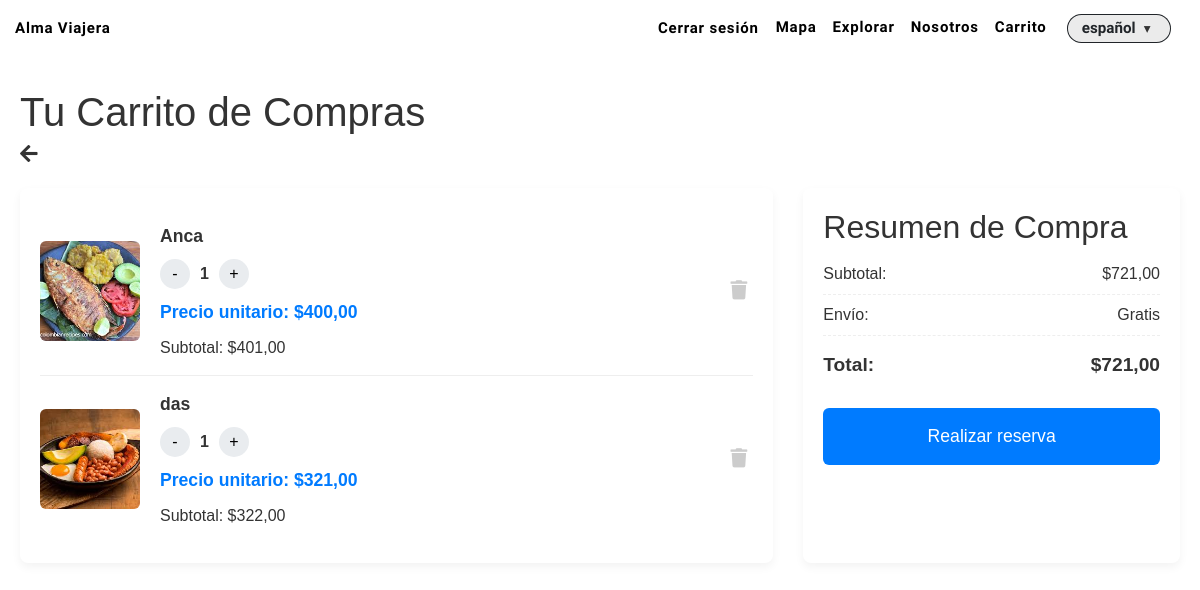
Page /es/carrito/ (signed in) on the committed database.
### apps/cart/models.py (models this page shows, shortened)
class CarritoItem(models.Model):
    carrito = models.ForeignKey(  # Cambiado de 'carrito_id' a 'carrito'
        Carrito,
        related_name="items",
        on_delete=models.CASCADE
    )
    item = models.ForeignKey(Item, on_delete=models.CASCADE)  # Cambiado de 'item_id' a 'item'
    cantidad = models.PositiveIntegerField(default=1)

class Carrito(models.Model):
    usuario = models.ForeignKey(Usuario, on_delete=models.CASCADE)
    total = models.DecimalField(max_digits=10, decimal_places=2, default=0)

### apps/catalog/models.py (models this page shows, shortened)
class Item(models.Model):
    id = models.AutoField(primary_key=True)
    nombre = models.CharField(max_length=255)
    descripcion = models.TextField()
    precio = models.DecimalField(max_digits=10, decimal_places=2)
    categoria = models.ForeignKey(Categoria, on_delete=models.CASCADE, related_name="items")
    ubicacion = models.CharField(max_length=255, blank=True, null=True)
    imagen = models.ImageField(upload_to="items/", blank=True, null=True)
    tiempo = models.DecimalField(max_digits=4, decimal_places=1, null=True)
    disponibilidad = models.BooleanField(default=True)  # tours/actividades
    stock = models.PositiveIntegerField(blank=True, null=True)  # souvenirs
    vendedor = models.ForeignKey(
        settings.AUTH_USER_MODEL,          # modelo de usuario
        on_delete=models.CASCADE,
        related_name="items_publicados",
    )

### apps/cart/views.py (the view, shortened to what this page needs)
# urls.py: path('', views.carrito_view, name='detalle'),
def carrito_view(request):
    carrito, created = Carrito.objects.get_or_create(usuario=request.user)
    request.session['qr_payload'] = _build_cart_qr_payload(carrito)
    return render(request, 'cart.html', {'carrito': carrito, 'login_required': False})

### apps/cart/views.py (called while the page is built)
def _build_cart_qr_payload(carrito):
    items = carrito.items.select_related('item').all()
    if not items:
        return "cart-empty"
    data = {
        "user": carrito.usuario_id,
        "generated_at": now().isoformat(),
        "total": str(carrito.total),
        "items": [
            {
                "id": cart_item.item_id,
                "name": cart_item.item.nombre,
                "qty": cart_item.cantidad,
            }
            for cart_item in items
        ],
    }
    raw = json.dumps(data, separators=(',', ':'), ensure_ascii=True)
    return base64.urlsafe_b64encode(raw.encode()).decode()

### apps/cart/templates/cart.html (shortened to what this page needs)
{% extends "base.html" %}
{% load static %}
{% load i18n %}
{% block body_class %}cart{% endblock %}
{% block content %}
<link rel="stylesheet" href="{% static 'css/cart.css' %}">
<link rel="stylesheet" href="https://cdnjs.cloudflare.com/ajax/libs/font-awesome/5.15.4/css/all.min.css">
<main class="container">
    {% if login_required %}
    <div class="login-required">
        <h1>{% trans "Debes iniciar sesión" %}</h1>
        <p>
            {% blocktrans %}Para continuar, por favor{% endblocktrans %}
            <a class="nav-link login-button"
                href="{% url 'users:login' %}"
                hx-get="{% url 'users:login' %}?partial=1"
                hx-target="#authModal .modal-content"
                hx-swap="outerHTML"
                data-bs-toggle="modal"
                data-bs-target="#authModal">
                {% trans "Iniciar sesión" %}
            </a>.
        </p>
    </div>
    {% else %}
    <h1>{% trans "Tu Carrito de Compras" %}</h1>
    {% if carrito and carrito.items.all %}
    <div class="cart-back">
        <a href="{% url 'catalog:explorar' place='Colombia' categoria='lugar' %}" class="back-button">
            <i class="fas fa-arrow-left"></i>
        </a>
    </div>
    <div class="cart-layout">
        <div class="cart-items">
            {% for item in carrito.items.all %}
            <div class="cart-item" id="cart-item-{{ item.item.id }}">
                <img src="{{ item.item.imagen.url }}" alt="{{ item.item.nombre }}" class="product-image">
                <div class="item-details">
                    <span class="item-name">{{ item.item.nombre }}</span>
                    <div class="item-controls">
                        <button type="button" class="quantity-btn"
                                data-action="decrease"
                                data-item-id="{{ item.item.id }}"
                                data-url="{% url 'cart:decrementar_cantidad' item.item.id %}">-</button>
                        <span class="quantity" id="quantity-{{ item.item.id }}">{{ item.cantidad }}</span>
                        <button type="button" class="quantity-btn"
                                data-action="increase"
                                data-item-id="{{ item.item.id }}"
                                data-url="{% url 'cart:incrementar_cantidad' item.item.id %}">+</button>
                    </div>
                    <span class="item-price">
                        {% blocktrans %}Precio unitario:{% endblocktrans %} ${{ item.item.precio|floatformat:2 }}
                    </span>
                    <span class="item-subtotal" id="subtotal-{{ item.item.id }}">
                        {% blocktrans %}Subtotal:{% endblocktrans %} ${{ item.cantidad|floatformat:0|add:item.item.precio|floatformat:2 }}
                    </span>
                </div>
                <button type="button" class="remove-btn"
                        data-item-id="{{ item.item.id }}"
                        data-url="{% url 'cart:eliminar' item.item.id %}">
                    <i class="fas fa-trash"></i>
                </button>
            </div>
            {% endfor %}
        </div>
        <div class="cart-summary">
            <h2>{% trans "Resumen de Compra" %}</h2>
            <div class="summary-line">
                <span>{% trans "Subtotal:" %}</span>
                <span id="subtotal">${{ carrito.total|floatformat:2 }}</span>
            </div>
            <div class="summary-line">
                <span>{% trans "Envío:" %}</span>
                <span>{% trans "Gratis" %}</span>
            </div>
            <div class="summary-line total">
                <span>{% trans "Total:" %}</span>
                <span id="total">${{ carrito.total|floatformat:2 }}</span>
            </div>
            <form action="{% url 'core:qr_reservation' %}" method="get" style="display: inline;">
                <button type="submit" class="checkout-btn">
                    {% trans "Realizar reserva" %}
                </button>
            </form>
        </div>
    </div>
    {% endif %}
    {% endif %}
</main>
{% endblock %}

### static/css/home.css (style rules this page uses)
:root { --primary-color: #ffffff; --secondary-color: #333333; --accent-color: #4CAF50; --font-family: 'Montserrat', sans-serif; }
html, body { margin: 0; padding: 0; width: 100%; height: 100%; overflow-x: hidden; }
body { font-family: var(--font-family); }

### static/css/auth.css (style rules this page uses)
:root { --av-bg: #f8fafc; --av-card-bg: #ffffff; --av-text: #0f172a; --av-muted: #64748b; --av-border: #e5e7eb; --av-ring: #3b82f6; --av-primary: #2563eb; --av-primary-900: #1d4ed8; --av-radius-lg: 16px; --av-radius-md: 12px; --av-shadow-sm: 0 2px 10px rgba(2, 6, 23, 0.05); --av-shadow-lg: 0 12px 30px rgba(2, 6, 23, 0.08); }

### static/css/cart.css (style rules this page uses)
body { font-family: 'Poppins', sans-serif; background-color: white; color: #333; margin: 0; padding: 0; }
.container { max-width: 1200px; margin: 20px auto; padding: 20px; }
.cart-layout { display: grid; grid-template-columns: 2fr 1fr; gap: 30px; margin-top: 20px; }
.cart-items { background: #fff; padding: 20px; border-radius: 8px; box-shadow: 0 4px 10px rgba(0,0,0,0.05); }
.cart-item { display: flex; align-items: center; gap: 20px; padding: 15px 0; border-bottom: 1px solid #eee; }
.cart-item:last-child { border-bottom: none; }
.product-image { width: 100px; height: 100px; object-fit: cover; border-radius: 6px; }
.item-details { flex-grow: 1; display: flex; flex-direction: column; gap: 10px; }
.item-name { font-weight: bold; font-size: 1.1rem; }
.item-controls { display: flex; align-items: center; gap: 10px; }
.quantity-btn { background: #e9ecef; border: none; width: 30px; height: 30px; border-radius: 50%; cursor: pointer; font-size: 1rem; transition: background 0.2s; }
.quantity { font-weight: bold; }
.item-price { font-size: 1.1rem; font-weight: 600; color: #007bff; }
.remove-btn { background: none; border: none; color: #ccc; cursor: pointer; font-size: 1.2rem; transition: color 0.2s; }
.cart-summary { background: #fff; padding: 20px; border-radius: 8px; box-shadow: 0 4px 10px rgba(0,0,0,0.05); }
.summary-line { display: flex; justify-content: space-between; padding: 8px 0; font-size: 1rem; border-bottom: 1px dashed #eee; }
.summary-line.total { font-weight: bold; font-size: 1.2rem; border-bottom: none; padding-top: 15px; }
.checkout-btn { width: 100%; padding: 15px; background-color: #007bff; color: white; border: none; border-radius: 6px; font-size: 1.1rem; cursor: pointer; margin-top: 20px; transition: background-color 0.3s; }
.cart-back { margin-bottom: 10px; }
.back-button { display: inline-flex; align-items: center; text-decoration: none; color: #333; font-size: 20px; transition: color 0.2s ease; }

### rows in the picture
CarritoItem: item.imagen (picture), item.nombre "Anca", cantidad "1", item.precio "400,00", cantidad|add "401,00"
CarritoItem: item.imagen (picture), item.nombre "das", cantidad "1", item.precio "321,00", cantidad|add "322,00"
Carrito: total "721,00"

### other values in the picture
form field language "español"
